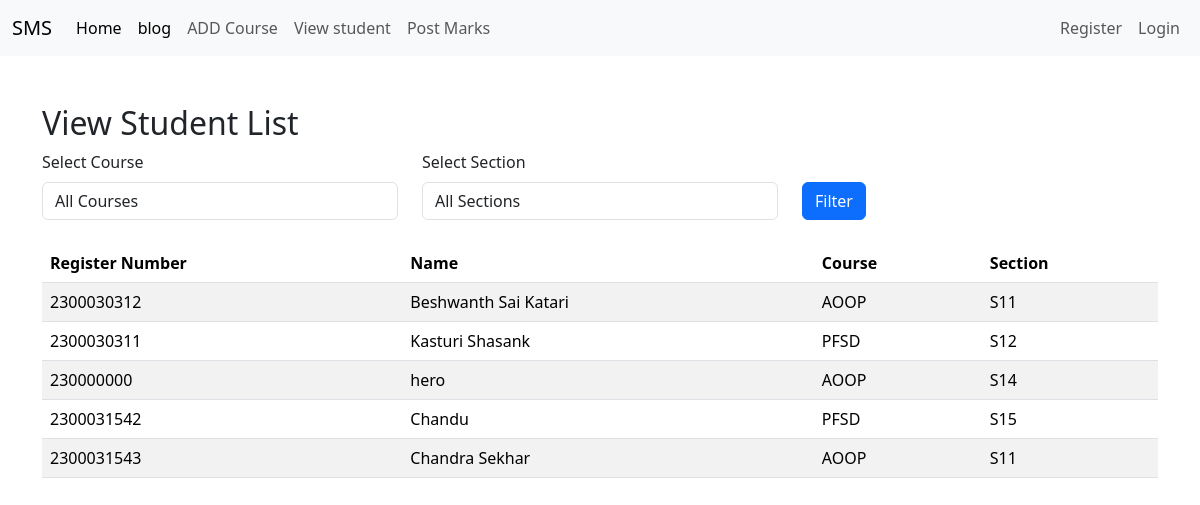
The app's page /facultyapp/view_student_list/ with its own data.
### adminapp/models.py (models this page shows, shortened)
class StudentList(models.Model):
    Register_Number = models.CharField(max_length=20,unique=True)
    Name = models.CharField(max_length=100)
    user=models.OneToOneField(User,on_delete=models.CASCADE,null=True)

### facultyapp/models.py (models this page shows, shortened)
class AddCourse(models.Model):
    COURSE_CHOICES = [
        ('AOOP', 'Advanced Object-Oriented Programming'),
        ('PFSD', 'Python Full Stack Development'),
        ('AIML', 'Artificial Intelligence and Machine Learning'),
        ('LINUX', 'Linux Administration'),
        ('OS', 'Operating Systems'),
        ('MP', 'Mathematical programming'),
        ('DBMS', 'Database Management Systems'),
        ('MERN', 'MERN Stack Development'),
        ('CC', 'Cloud Computing'),
    ]
    SECTION_CHOICES = [
        ('S11', 'Section S11'),
        ('S12', 'Section S12'),
        ('S13', 'Section S13'),
        ('S14', 'Section S14'),
        ('S15', 'Section S15'),
    ]
    student = models.ForeignKey(StudentList, on_delete=models.CASCADE)
    course = models.CharField(max_length=50, choices=COURSE_CHOICES)
    section = models.CharField(max_length=50, choices=SECTION_CHOICES)

### facultyapp/views.py (the view)
# urls.py: path('view_student_list/', views.view_student_list, name='view_student_list'),
def view_student_list(request):
    course = request.GET.get('course')
    section = request.GET.get('section')
    student_courses = AddCourse.objects.all()
    if course:
        student_courses = student_courses.filter(course=course)
    if section:
        student_courses = student_courses.filter(section=section)
    students = StudentList.objects.filter(id__in=student_courses.values('student_id'))
    course_choices = AddCourse.COURSE_CHOICES
    section_choices = AddCourse.SECTION_CHOICES
    context = {
        'students': students,
        'course_choices': course_choices,
        'section_choices': section_choices,
        'selected_course': course,
        'selected_section': section,
    }
    return render(request, 'facultyapp/view_student_list.html', context)

### templates/facultyapp/view_student_list.html (shortened to what this page needs)
{% extends 'Navbar/FacultyNavbar.html' %}
{% load static %}
{% block body %}
    <div class="container mt-5">
        <h2>View Student List</h2>
        <form method="get" class="mb-4">
            <div class="row">
                <div class="col-md-4">
                    <label for="course" class="form-label">Select Course</label>
                    <select name="course" id="course" class="form-control">
                        <option value="">All Courses</option>
                    </select>
                </div>
                <div class="col-md-4">
                    <label for="section" class="form-label">Select Section</label>
                    <select name="section" id="section" class="form-control">
                        <option value="">All Sections</option>
                    </select>
                </div>
                <div class="col-md-4 mt-4">
                    <button type="submit" class="btn btn-primary mt-2">Filter</button>
                </div>
            </div>
        </form>
        <table class="table table-striped">
            <thead>
                <tr>
                    <th>Register Number</th>
                    <th>Name</th>
                    <th>Course</th>
                    <th>Section</th>
                </tr>
            </thead>
            <tbody>
                {% if students %}
                    {% for student in students %}
                        <tr>
                            <td>{{ student.Register_Number }}</td>
                            <td>{{ student.Name }}</td>
                            <td>{{ student.addcourse_set.first.course }}</td>
                            <td>{{ student.addcourse_set.first.section }}</td>
                        </tr>
                    {% endfor %}
                {% else %}
                    <tr>
                        <td colspan="4" class="text-center">No students found.</td>
                    </tr>
                {% endif %}
            </tbody>
        </table>
    </div>
{% endblock %}

### records on screen
StudentList: Register_Number "2300030312", Name "Beshwanth Sai Katari", addcourse_set.first.course "AOOP", addcourse_set.first.section "S11"
StudentList: Register_Number "2300030311", Name "Kasturi Shasank", addcourse_set.first.course "PFSD", addcourse_set.first.section "S12"
StudentList: Register_Number "230000000", Name "hero", addcourse_set.first.course "AOOP", addcourse_set.first.section "S14"
StudentList: Register_Number "2300031542", Name "Chandu", addcourse_set.first.course "PFSD", addcourse_set.first.section "S15"
StudentList: Register_Number "2300031543", Name "Chandra Sekhar", addcourse_set.first.course "AOOP", addcourse_set.first.section "S11"
